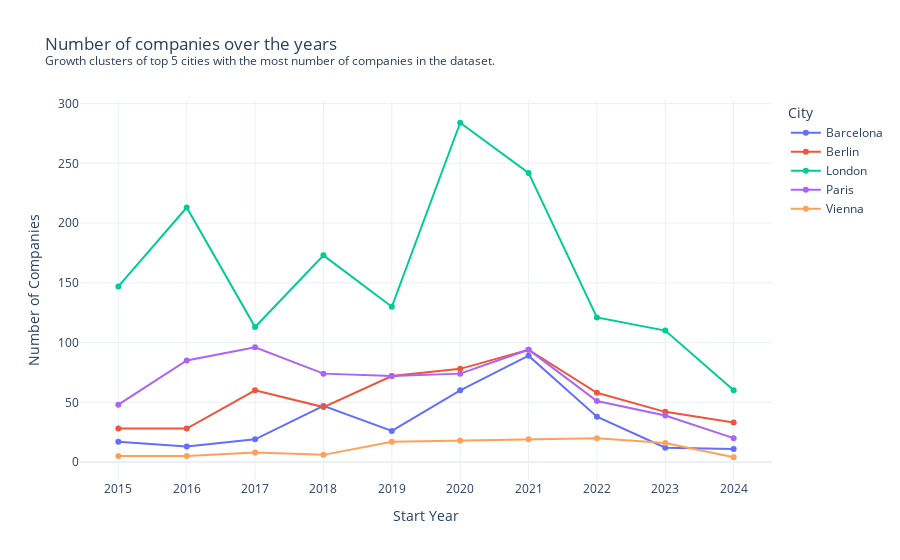
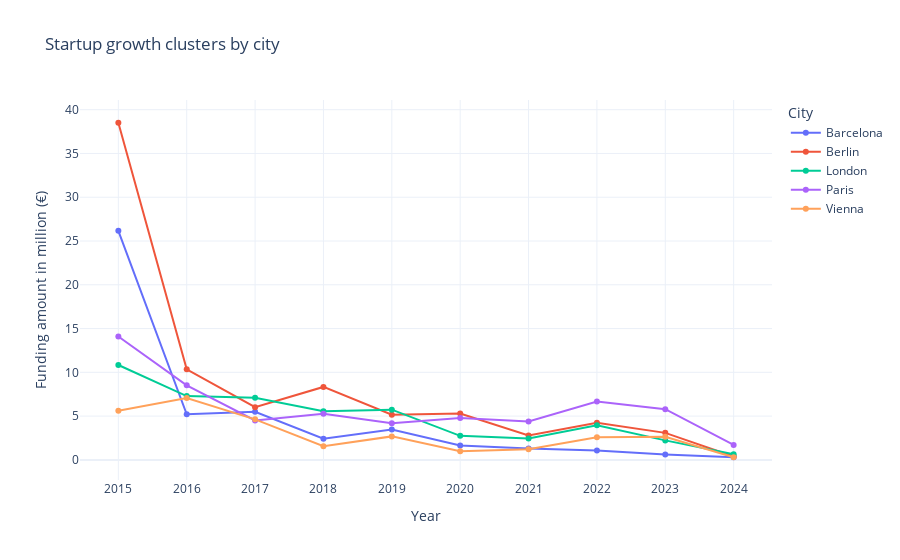

Here is the notebook cell these charts were saved with, in order:
### Code cell
# Growth clusters by city
query_growth_cities = """
SELECT 
    CASE 
        WHEN ci.city_name IN ('Vienna') THEN 'Vienna'
        WHEN ci.city_name IN ('London') THEN 'London'
        ELSE ci.city_name
    END AS city_name,
    c.start_year, 
    COUNT(*) AS num_companies, 
    AVG(c.funding_amount) AS avg_funding
FROM company c
JOIN city ci ON c.city_id = ci.city_id
WHERE ci.city_name IN ('Vienna', 'London', 'Berlin', 'Paris', 'Barcelona')
  AND c.funding_amount IS NOT NULL and c.funding_amount <> 'NaN'
  AND c.start_year IS NOT NULL
  AND c.start_year > 2014
  AND c.start_year < 2025
GROUP BY city_name, c.start_year
ORDER BY city_name, c.start_year;
"""

df_growth_cities = pd.read_sql(query_growth_cities, conn)
df_growth_cities['total_funding_m'] = df_growth_cities['avg_funding'] / 1e6


# Line chart for number of companies per year
fig_companies = px.line(
    df_growth_cities,
    x='start_year',
    y='num_companies',
    color='city_name',
    markers=True,  # Show markers
    title='Number of companies over the years',
    labels={'num_companies':'Number of Companies', 'start_year':'Start Year', 'city_name':'City'}
)

# Add subtitle
fig_companies.update_layout(
    template='plotly_white',
    xaxis=dict(dtick=1),
    title={'text': "Number of companies over the years<br><sup>Growth clusters of top 5 cities with the most number of companies in the dataset.</sup>"}
)

fig_companies.show()


# Line chart for funding per year 
fig_funding = px.line(
    df_growth_cities,
    x='start_year',
    y='total_funding_m',
    color='city_name',
    markers=True, 
    title='Startup growth clusters by city',
    labels={'total_funding_m':'Funding amount in million (€)', 'start_year':'Year', 'city_name':'City'}
)

fig_funding.update_layout(
    template='plotly_white',
    xaxis=dict(dtick=1)
)

fig_funding.update_layout(template='plotly_white', xaxis=dict(dtick=1))
fig_funding.show()

### Figure 1 — Plotly figure (JSON) as saved in the notebook; plotly's stock layout.template omitted (floating-point values rounded to 4 significant figures)
{"data": [{"hovertemplate": "City=Barcelona<br>Start Year=%{x}<br>Number of Companies=%{y}<extra></extra>", "legendgroup": "Barcelona", "line": {"color": "#636efa", "dash": "solid"}, "marker": {"symbol": "circle"}, "mode": "lines+markers", "name": "Barcelona", "orientation": "v", "showlegend": true, "type": "scatter", "x": [2015, 2016, 2017, 2018, 2019, 2020, 2021, 2022, 2023, 2024], "xaxis": "x", "y": [17, 13, 19, 47, 26, 60, 89, 38, 12, 11], "yaxis": "y"}, {"hovertemplate": "City=Berlin<br>Start Year=%{x}<br>Number of Companies=%{y}<extra></extra>", "legendgroup": "Berlin", "line": {"color": "#EF553B", "dash": "solid"}, "marker": {"symbol": "circle"}, "mode": "lines+markers", "name": "Berlin", "orientation": "v", "showlegend": true, "type": "scatter", "x": [2015, 2016, 2017, 2018, 2019, 2020, 2021, 2022, 2023, 2024], "xaxis": "x", "y": [28, 28, 60, 46, 72, 78, 94, 58, 42, 33], "yaxis": "y"}, {"hovertemplate": "City=London<br>Start Year=%{x}<br>Number of Companies=%{y}<extra></extra>", "legendgroup": "London", "line": {"color": "#00cc96", "dash": "solid"}, "marker": {"symbol": "circle"}, "mode": "lines+markers", "name": "London", "orientation": "v", "showlegend": true, "type": "scatter", "x": [2015, 2016, 2017, 2018, 2019, 2020, 2021, 2022, 2023, 2024], "xaxis": "x", "y": [147, 213, 113, 173, 130, 284, 242, 121, 110, 60], "yaxis": "y"}, {"hovertemplate": "City=Paris<br>Start Year=%{x}<br>Number of Companies=%{y}<extra></extra>", "legendgroup": "Paris", "line": {"color": "#ab63fa", "dash": "solid"}, "marker": {"symbol": "circle"}, "mode": "lines+markers", "name": "Paris", "orientation": "v", "showlegend": true, "type": "scatter", "x": [2015, 2016, 2017, 2018, 2019, 2020, 2021, 2022, 2023, 2024], "xaxis": "x", "y": [48, 85, 96, 74, 72, 74, 94, 51, 39, 20], "yaxis": "y"}, {"hovertemplate": "City=Vienna<br>Start Year=%{x}<br>Number of Companies=%{y}<extra></extra>", "legendgroup": "Vienna", "line": {"color": "#FFA15A", "dash": "solid"}, "marker": {"symbol": "circle"}, "mode": "lines+markers", "name": "Vienna", "orientation": "v", "showlegend": true, "type": "scatter", "x": [2015, 2016, 2017, 2018, 2019, 2020, 2021, 2022, 2023, 2024], "xaxis": "x", "y": [5, 5, 8, 6, 17, 18, 19, 20, 16, 4], "yaxis": "y"}], "layout": {"legend": {"title": {"text": "City"}, "tracegroupgap": 0}, "title": {"text": "Number of companies over the years<br><sup>Growth clusters of top 5 cities with the most number of companies in the dataset.</sup>"}, "xaxis": {"anchor": "y", "domain": [0, 1], "dtick": 1, "title": {"text": "Start Year"}}, "yaxis": {"anchor": "x", "domain": [0, 1], "title": {"text": "Number of Companies"}}}}

### Figure 2 — Plotly figure (JSON) as saved in the notebook; plotly's stock layout.template omitted (floating-point values rounded to 4 significant figures)
{"data": [{"hovertemplate": "City=Barcelona<br>Year=%{x}<br>Funding amount in million (€)=%{y}<extra></extra>", "legendgroup": "Barcelona", "line": {"color": "#636efa", "dash": "solid"}, "marker": {"symbol": "circle"}, "mode": "lines+markers", "name": "Barcelona", "orientation": "v", "showlegend": true, "type": "scatter", "x": [2015, 2016, 2017, 2018, 2019, 2020, 2021, 2022, 2023, 2024], "xaxis": "x", "y": [26.17, 5.204, 5.495, 2.414, 3.463, 1.643, 1.296, 1.082, 0.6125, 0.3091], "yaxis": "y"}, {"hovertemplate": "City=Berlin<br>Year=%{x}<br>Funding amount in million (€)=%{y}<extra></extra>", "legendgroup": "Berlin", "line": {"color": "#EF553B", "dash": "solid"}, "marker": {"symbol": "circle"}, "mode": "lines+markers", "name": "Berlin", "orientation": "v", "showlegend": true, "type": "scatter", "x": [2015, 2016, 2017, 2018, 2019, 2020, 2021, 2022, 2023, 2024], "xaxis": "x", "y": [38.51, 10.35, 6.019, 8.334, 5.164, 5.303, 2.79, 4.242, 3.086, 0.3833], "yaxis": "y"}, {"hovertemplate": "City=London<br>Year=%{x}<br>Funding amount in million (€)=%{y}<extra></extra>", "legendgroup": "London", "line": {"color": "#00cc96", "dash": "solid"}, "marker": {"symbol": "circle"}, "mode": "lines+markers", "name": "London", "orientation": "v", "showlegend": true, "type": "scatter", "x": [2015, 2016, 2017, 2018, 2019, 2020, 2021, 2022, 2023, 2024], "xaxis": "x", "y": [10.84, 7.288, 7.085, 5.548, 5.732, 2.747, 2.435, 3.96, 2.227, 0.6483], "yaxis": "y"}, {"hovertemplate": "City=Paris<br>Year=%{x}<br>Funding amount in million (€)=%{y}<extra></extra>", "legendgroup": "Paris", "line": {"color": "#ab63fa", "dash": "solid"}, "marker": {"symbol": "circle"}, "mode": "lines+markers", "name": "Paris", "orientation": "v", "showlegend": true, "type": "scatter", "x": [2015, 2016, 2017, 2018, 2019, 2020, 2021, 2022, 2023, 2024], "xaxis": "x", "y": [14.09, 8.51, 4.506, 5.259, 4.178, 4.782, 4.376, 6.659, 5.788, 1.705], "yaxis": "y"}, {"hovertemplate": "City=Vienna<br>Year=%{x}<br>Funding amount in million (€)=%{y}<extra></extra>", "legendgroup": "Vienna", "line": {"color": "#FFA15A", "dash": "solid"}, "marker": {"symbol": "circle"}, "mode": "lines+markers", "name": "Vienna", "orientation": "v", "showlegend": true, "type": "scatter", "x": [2015, 2016, 2017, 2018, 2019, 2020, 2021, 2022, 2023, 2024], "xaxis": "x", "y": [5.6, 7.06, 4.631, 1.558, 2.682, 0.9972, 1.213, 2.585, 2.634, 0.3], "yaxis": "y"}], "layout": {"legend": {"title": {"text": "City"}, "tracegroupgap": 0}, "title": {"text": "Startup growth clusters by city"}, "xaxis": {"anchor": "y", "domain": [0, 1], "dtick": 1, "title": {"text": "Year"}}, "yaxis": {"anchor": "x", "domain": [0, 1], "title": {"text": "Funding amount in million (€)"}}}}
